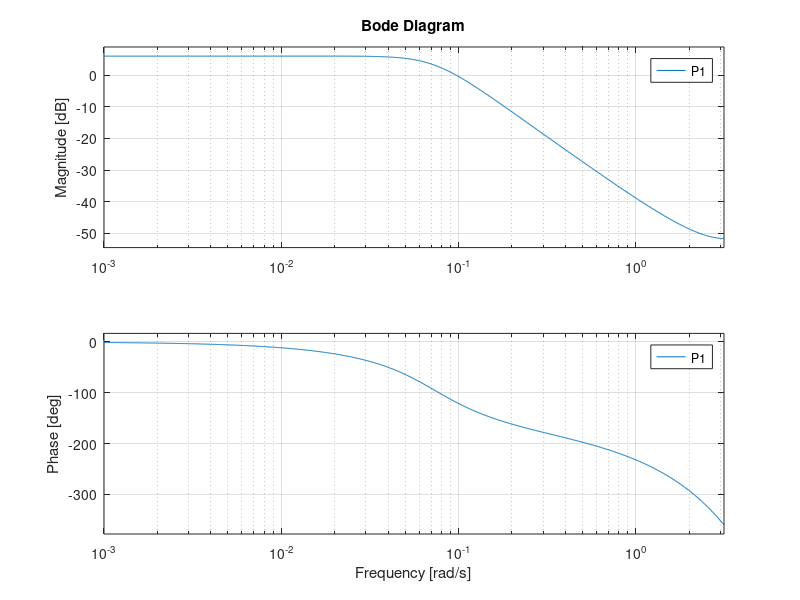

Here is the MATLAB script that generated this plot: (Note: this script raises an error after producing the figure.)
clc
clear
close all

% Load identified Vertex Systems
load('VertexSystemsTestLPV.mat') 
load('VertexController_TestLPV.mat') 

% Frozen System 1

P1 = ss(A1,B1,C1,[0],-1);

A_K = VertexController{1}(1:2,1:2);
B_K = VertexController{1}(1:2,3);
C_K = VertexController{1}(3,1:2);
D_K = VertexController{1}(3,3);

C1 = ss(A_K,B_K,C_K,D_K,-1);

%%
load('VertexController_TestLPV_dhinflmi.mat')
A_K = K(1:2,1:2);
B_K = K(1:2,3);
C_K = K(3,1:2);
D_K = K(3,3);

C2 = ss(A_K,B_K,C_K,D_K,-1);

%%
figure;
hold on
bode(P1)
hold off

%%
figure
loops = loopsens(P1,C1); 
bode(loops.Si,'r',loops.Ti,'b',loops.Li,'g')
legend('Sensitivity','Complementary Sensitivity','Loop Transfer')

figure
loops = loopsens(P1,C2); 
bode(loops.Si,'r',loops.Ti,'b',loops.Li,'g')
legend('Sensitivity','Complementary Sensitivity','Loop Transfer')